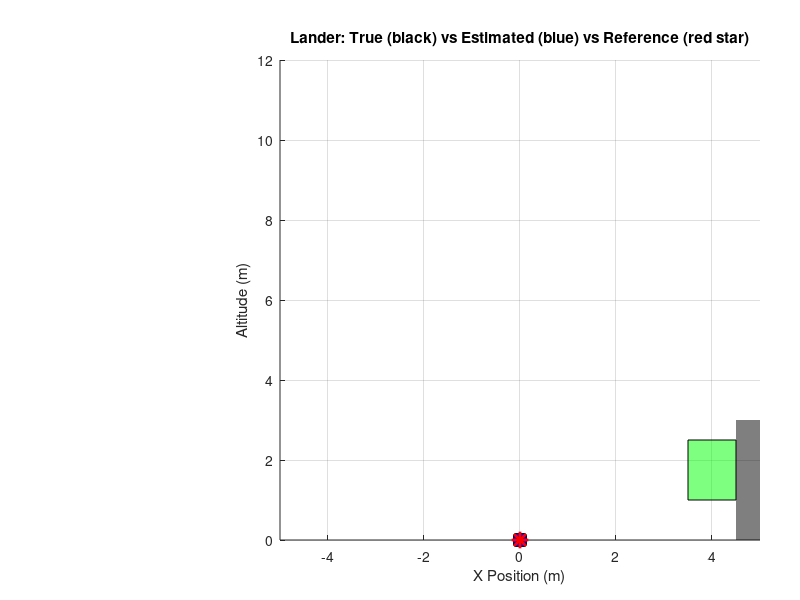

Here is the MATLAB script that generated this plot: (Note: this script raises an error after producing the figure.)
% main.m
clear; clc; close all;

%% System parameters
m    = 50;        % kg
I    = 2.5;       % kg*m^2
g    = 1.62;      % m/s^2
l1   = 0.5;       % m
T_max= 150;       % N

%% Simulation parameters
dt     = 0.05;
T_total= 120;
time   = 0:dt:T_total;

%% Linearized state-space matrices for observer/controller
% State: [x; dx; y; dy; theta; dtheta]
A = [0, 1, 0, 0, 0, 0;
     0, 0, 0, 0, g, 0;
     0, 0, 0, 1, 0, 0;
     0, 0, 0, 0, 0, 0;
     0, 0, 0, 0, 0, 1;
     0, 0, 0, 0, 0, 0];
B = [0, 0;
     0, g;
     0, 0;
     -1/m, 0;
     0, 0;
     0, m*g*l1/I];
% Modified C: measure x, y, and theta.
C = [1, 0, 0, 0, 0, 0;
     0, 0, 1, 0, 0, 0;
     0, 0, 0, 0, 1, 0];

%% Noise covariances for LQE (observer design)
Q     = diag([0.1, 0.1, 0.1, 0.1, 0.01, 0.01]);
R_cov = diag([0.5, 0.5, 0.05]);
G     = eye(6);

% Compute observer gain L using LQE
[L_obs, P, E] = lqe(A, G, C, Q, R_cov);

%% LQR Controller Design for Tracking
% (Tuning cost matrices for this simulation)
Q_lqr = diag([1, 0.1, 10, 0.1, 10, 0.1]);
R_lqr = diag([0.05, 0.1]);
[K_lqr, S, E_lqr] = lqr(A, B, Q_lqr, R_lqr);

% Equilibrium (hover) input: T_eq = m*g, phi_eq = 0.
u_eq = [m*g; 0];

%% Lander drawing parameters
lander_dims.lander_width   = 0.8;  % meters
lander_dims.lander_height  = 1.2;  % meters
lander_dims.nozzle_length  = 1.0;  % meters

%% Initial conditions
% True state: [x; dx; y; dy; theta; dtheta]
x_true = zeros(6,1);
x_true(3) = 12;   % Initial altitude = 12 m
x_true(4) = -2 + rand(1, 1);   % Initial vertical velocity

% Observer initial estimate
x_hat = zeros(6,1);
x_hat(3) = 12;
x_hat(4) = -2 + rand(1,1);

%% Define Landing Zones
% Safe landing zone (green square): from x=3 to 4, y=0 to 1.
safe_zone.x = 3.5;
safe_zone.y = 1;
safe_zone.width = 1;
safe_zone.height = 1.5;

% Hazard zone (black tower): to the right of safe zone, e.g., x=4 to 4.5, y=0 to 3.
hazard_zone.x = safe_zone.x + safe_zone.width; % starting at x = 4
hazard_zone.y = 0;
hazard_zone.width = 0.5;
hazard_zone.height = 3;

%% Setup figure, sliders, and plot handles
f = figure('Name', 'Lander Simulation with Observer, LQR & Gamification',...
    'NumberTitle','off','Position',[100 100 1100 600]);

% Axes for the simulation plot
ax = axes('Position',[0.35 0.1 0.6 0.8]);
hold on; grid on;
xlabel('X Position (m)');
ylabel('Altitude (m)');
xlim([-5 5]); ylim([0 12]);
title('Lander: True (black) vs Estimated (blue) vs Reference (red star)');

% Draw the safe landing zone (green square)
safe_x = [safe_zone.x, safe_zone.x+safe_zone.width, safe_zone.x+safe_zone.width, safe_zone.x];
x_target = safe_zone.x + safe_zone.width/2 - 0.15;
safe_y = [safe_zone.y, safe_zone.y, safe_zone.y+safe_zone.height, safe_zone.y+safe_zone.height];
y_target = safe_zone.y + safe_zone.height/2;
h_safe = patch(safe_x, safe_y, 'g', 'FaceAlpha', 0.5, 'EdgeColor', 'k');

% Draw the hazard zone (black tower)
hazard_x = [hazard_zone.x, hazard_zone.x+hazard_zone.width, hazard_zone.x+hazard_zone.width, hazard_zone.x];
hazard_y = [hazard_zone.y, hazard_zone.y, hazard_zone.y+hazard_zone.height, hazard_zone.y+hazard_zone.height];
h_hazard = patch(hazard_x, hazard_y, 'k', 'FaceAlpha', 0.5, 'EdgeColor', 'none');

% Create plot handles for lander bodies, nozzles, and reference marker
h_true        = plot(0,0, 'ks-', 'LineWidth',2, 'MarkerSize',8, 'MarkerFaceColor','k');
h_nozzle_true = plot(0,0, 'r-', 'LineWidth',2);
h_est         = plot(0,0, 'bo--', 'LineWidth',2, 'MarkerSize',8);
h_nozzle_est  = plot(0,0, 'c--', 'LineWidth',2);
h_ref         = plot(0,0, 'r*', 'MarkerSize',12, 'LineWidth',2);

%% Simulation loop
k = 1;
landed = false;
while ishandle(f) && k <= length(time)
    lambda = 0.2;  % Tune this based on system aggressiveness
    t = k * dt;
    r_x = x_target + (x_true(1) - x_target) * exp(-lambda * t);
    r_y = y_target + (x_true(3) - y_target) * exp(-lambda * t);

    % Form reference state: desired [x; dx; y; dy; theta; dtheta]
    x_ref = [r_x; 0; r_y; 0; 0; 0];
    
    % Compute LQR control based on the observer estimate:
    % u = u_eq - K_lqr*(x_hat - x_ref)
    u = lqrController(x_hat, x_ref, u_eq, K_lqr);
    
    % Update true state using the nonlinear dynamics
    x_true = updateTrueState(x_true, u, dt, m, I, g, l1);
    
    % Simulate measurement (with slight Gaussian noise)
    noise_level = [0.05; 0.05; 0.01];
    y_meas = C * x_true + noise_level .* randn(3,1);
    
    % Update observer using the linearized model
    x_hat = updateObserver(x_hat, u, y_meas, dt, A, B, C, L_obs);
    
    % Compute lander shapes for drawing (nozzle command is u(2); expected near zero)
    nozzle_command = u(2);
    [lander_x_true, lander_y_true, nozzle_x_true, nozzle_y_true] = computeLanderShape(x_true, lander_dims, nozzle_command);
    [lander_x_est,  lander_y_est,  nozzle_x_est,  nozzle_y_est]  = computeLanderShape(x_hat, lander_dims, nozzle_command);
    
    % Update plot handles for the true state
    set(h_true, 'XData', lander_x_true, 'YData', lander_y_true);
    set(h_nozzle_true, 'XData', nozzle_x_true, 'YData', nozzle_y_true);
    
    % Update plot handles for the estimated state
    set(h_est, 'XData', lander_x_est, 'YData', lander_y_est);
    set(h_nozzle_est, 'XData', nozzle_x_est, 'YData', nozzle_y_est);
    
    % Update reference marker
    set(h_ref, 'XData', r_x, 'YData', r_y);
    
    % Check landing conditions using the new function.
    [landed, success, vel] = checkLanding(x_true, lander_dims, safe_zone, hazard_zone);
    if landed
        if success
            result_str = sprintf('SUCCESS! Landed on safe zone. dx = %.2f m/s, dy = %.2f m/s', vel(1), vel(2));
        else
            result_str = sprintf('FAILURE! Crash landing. dx = %.2f m/s, dy = %.2f m/s', vel(1), vel(2));
        end
        title(ax, result_str);
        break;  % End simulation loop upon landing
    else
        % Update title with ongoing state info
        title(ax, sprintf('Altitude: True = %.2f m, Est = %.2f m, Ref = %.2f m | Theta: True = %.2f rad, Est = %.2f rad',...
            x_true(3), x_hat(3), r_y, x_true(5), x_hat(5)));
    end
    
    drawnow;
    pause(dt);
    k = k + 1;
end

if landed
    if success
        disp('Landing SUCCESS!');
    else
        disp('Landing FAILURE!');
    end
    fprintf('Final velocities: dx = %.2f m/s, dy = %.2f m/s\n', vel(1), vel(2));
else
    disp('Simulation ended without landing.');
end
